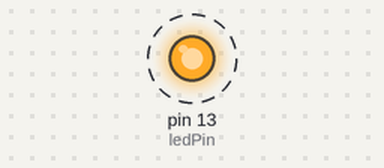
This sketch was run on a simulated Arduino Uno, built with avr-gcc and run on an emulated ATmega328P. Parts: output pins drawn as LEDs (lit = HIGH). Dashed ring = blinking. What the sketch prints to the serial monitor is not drawn.

Above: at 2.5 s.
Timing chart, 0 to 6.6 s (numbered marks = the images above):
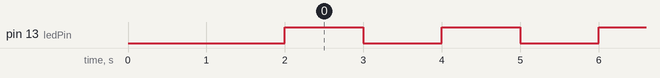

The sketch:

LED_Blinker_Sketch.ino
```cpp
int ledPin = 13; //Sets pin 13 to the pin the LED is connected to

void setup() {
  // put your setup code here, to run once:
pinMode (ledPin, OUTPUT); // configures ledPin to output
Serial.begin(600); //Starts the serial monitor at 600 BPS rate
Serial.println("Setup complete, Starting loop"); //Prints what's in the parentheses to serial monitor
Serial.print("Loading..."); //Prints what's in the parenthesis to the serial monitor
delay(2000); //Waits 2 seconds
}

void loop() {
  // put your main code here, to run repeatedly:
digitalWrite(ledPin, true); // Turns ledPin ON
Serial.println("LED = ON"); //Prints to serial monitor LED = ON
delay(1000); //Waits 1 second
digitalWrite(ledPin, false); //Turns ledPin OFF
Serial.println("LED = OFF"); //Prints ot serial monitor LED = ON
delay(1000); //Waits 1 second
}
```

Measured:
- by itself, pin 13 (ledPin): alternates HIGH for 1.0 s and LOW for 1.0 s
